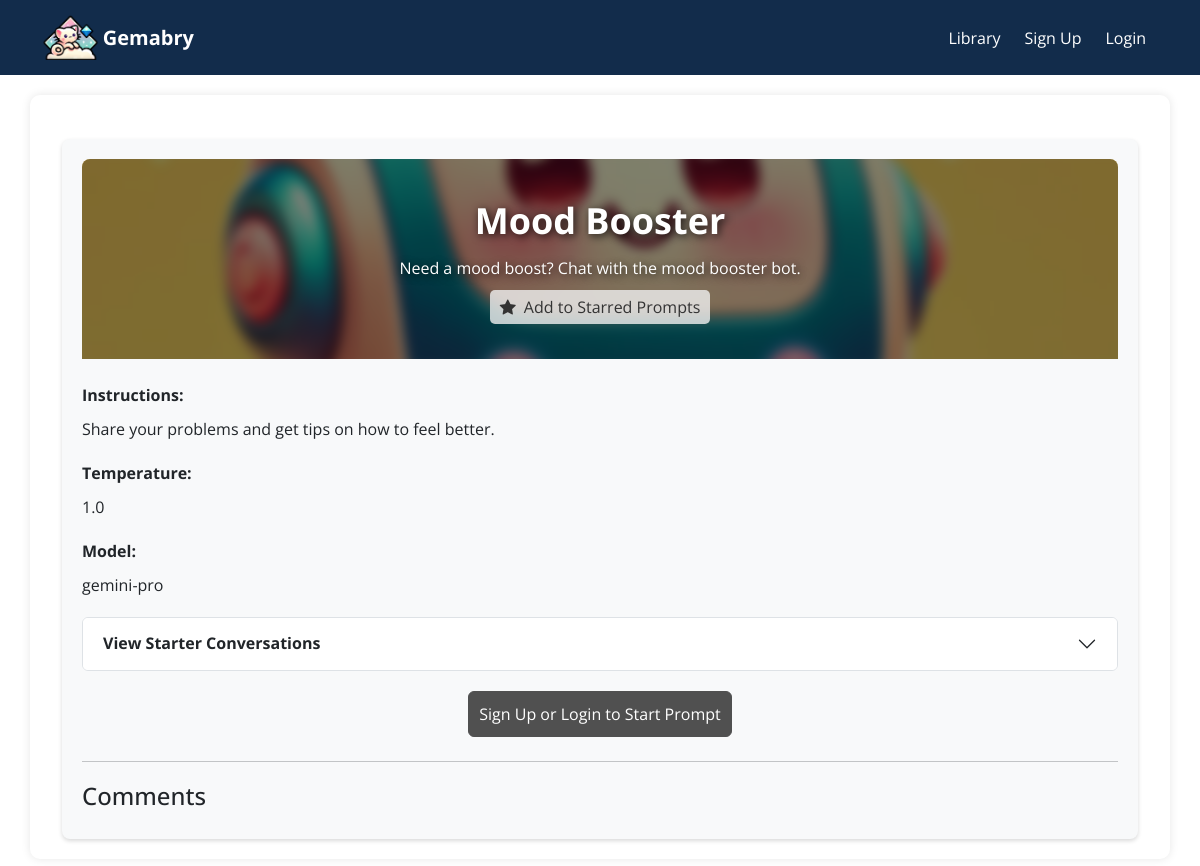
Screenshot of /prompt?promptid=4 with the database file from the repository.
### tables this page shows
CREATE TABLE "Prompts" (
	"PromptID"	INTEGER NOT NULL UNIQUE,
	"PromptTitle"	TEXT NOT NULL,
	"PromptDescription"	TEXT NOT NULL,
	"PromptInstruction"	INTEGER NOT NULL,
	"PromptTemperature"	REAL NOT NULL,
	"PromptModel"	TEXT NOT NULL,
	"PromptImage"	TEXT NOT NULL,
	"UserID"	INTEGER NOT NULL,
	FOREIGN KEY("UserID") REFERENCES "Users"("UserID"),
	PRIMARY KEY("PromptID" AUTOINCREMENT)
);

### app_pages/prompt.py (the view)
@app.route('/prompt')
def prompt():
    prompt_id = request.args.get('promptid', type=int)
    user_id = session.get('user_id')
    with DBConnection() as cursor:
        cursor.execute(
            'SELECT * FROM Prompts WHERE PromptID = ?', (prompt_id,))
        prompt = cursor.fetchone()
        cursor.execute(
            'SELECT * FROM PromptContents WHERE PromptID = ?', (prompt_id,))
        prompt_content = cursor.fetchall()
        cursor.execute(
            'SELECT * FROM Stars WHERE PromptID = ? AND UserID = ?', (prompt_id,user_id)
        )
        if cursor.fetchone():
            is_starred = True
        else:
            is_starred = False
    return render_template('prompt.html', prompt=prompt, prompt_content=prompt_content, is_starred=is_starred)

### app.py (called while the page is built)
@app.template_filter('nl2br')
def nl2br(value):
    escaped = escape(value)
    result = escaped.replace('\n', Markup('<br>'))
    return result

### db/db.py (called while the page is built)
    def __enter__(self):
        self.conn = sqlite3.connect('db/database.db')
        self.conn.row_factory = sqlite3.Row
        self.cursor = self.conn.cursor()
        return self.cursor

    def __exit__(self, exc_type, exc_value, traceback):
        self.conn.commit()
        self.conn.close()

### templates/prompt.html (shortened to what this page needs)
{% extends 'base.html' %}
{% block content %}
<div class="container mt-4">
    <div class="detail-view">
        <div class="header-section mb-4">
            <div class="header-background">
            </div>
            <div class="overlay-text">
                <div class="prompt-title">{{ prompt.PromptTitle }}</div>
                <div class="prompt-description">{{ prompt.PromptDescription }}</div>
                <button class="star-button {% if is_starred %}star-button-starred{% endif %}" data-prompt-id="{{ prompt.PromptID }}">
                    <i class="bi bi-star-fill star-icon me-1"></i>
                    <span class="star-text">{% if not is_starred %}Add to Starred Prompts{% else %}Remove from Starred Prompts{% endif %}</span>
                </button>
            </div>
        </div>
        <div class="detail-section">
            <div class="section-title">Instructions:</div>
            <p>{{ prompt.PromptInstruction }}</p>
        </div>
        <div class="detail-section">
            <div class="section-title">Temperature:</div>
            <p>{{ prompt.PromptTemperature }}</p>
        </div>
        <div class="detail-section">
            <div class="section-title">Model:</div>
            <p>{{ prompt.PromptModel }}</p>
        </div>
        <div class="accordion" id="accordionExample">
            <div class="accordion-item">
              <h2 class="accordion-header">
                <button class="accordion-button collapsed" type="button" data-bs-toggle="collapse" data-bs-target="#collapseOne" aria-expanded="false" aria-controls="collapseOne">
                    <strong>View Starter Conversations</strong>
                </button>
              </h2>
            </div>
        </div>
        <div class="row justify-content-center">
            <div class="col-auto">
                {% if session['user_id'] %}
                <a href="/new_chat?promptid={{ prompt.PromptID }}" class="btn btn-primary btn-prompts mb-2">Start Prompt</a>
                {% else %}
                <a href="/login" class="btn btn-secondary btn-prompts mb-2">Sign Up or Login to Start Prompt</a>
                {% endif %}
            </div>
        </div>
        <hr class="mt-3">
        <div class="comments-section">
            <h4>Comments</h4>
        </div>
    </div>
</div>
{% endblock %}

### static/css/style.css (style rules this page uses)
body { font-family: 'Open Sans', sans-serif; }
.btn-secondary { background-color: #505050; border-color: #505050; }
.overlay-text { position: relative; color: rgb(255, 255, 255); text-shadow: 2px 2px 8px rgba(0, 0, 0, 0.8); text-align: center; }
.prompt-title { font-size: 36px; font-weight: bold; }
.prompt-description { font-size: 16px; margin-top: 8px; }
.btn-prompts { display: block; width: 100%; padding: 10px; font-size: 16px; margin-top: 20px; }
.detail-section { margin-bottom: 20px; }
.section-title { font-weight: bold; margin-bottom: 10px; }
.detail-view { padding: 20px; background-color: #f8f9fa; border-radius: 8px; box-shadow: 0 2px 4px rgba(0, 0, 0, 0.15); }
.header-section { position: relative; width: 100%; height: 200px; border-radius: 8px 8px 0 0; overflow: hidden; display: flex; align-items: center; justify-content: center; }
.star-button { position: relative; padding: 5px 10px; margin-top: 10px; border: none; border-radius: 5px; background-color: #f0f0f0cc; color: #333; cursor: pointer; }
.comments-section { background-color: #f8f9fa; margin-top: 20px; border: 0px; }
.accordion-button { white-space: normal }

### rows the page displays
Prompts: PromptTitle "Mood Booster", PromptDescription "Need a mood boost? Chat with the mood booster bot.", PromptInstruction "Share your problems and get tips on how to feel better.", PromptTemperature "1.0", PromptModel "gemini-pro"
